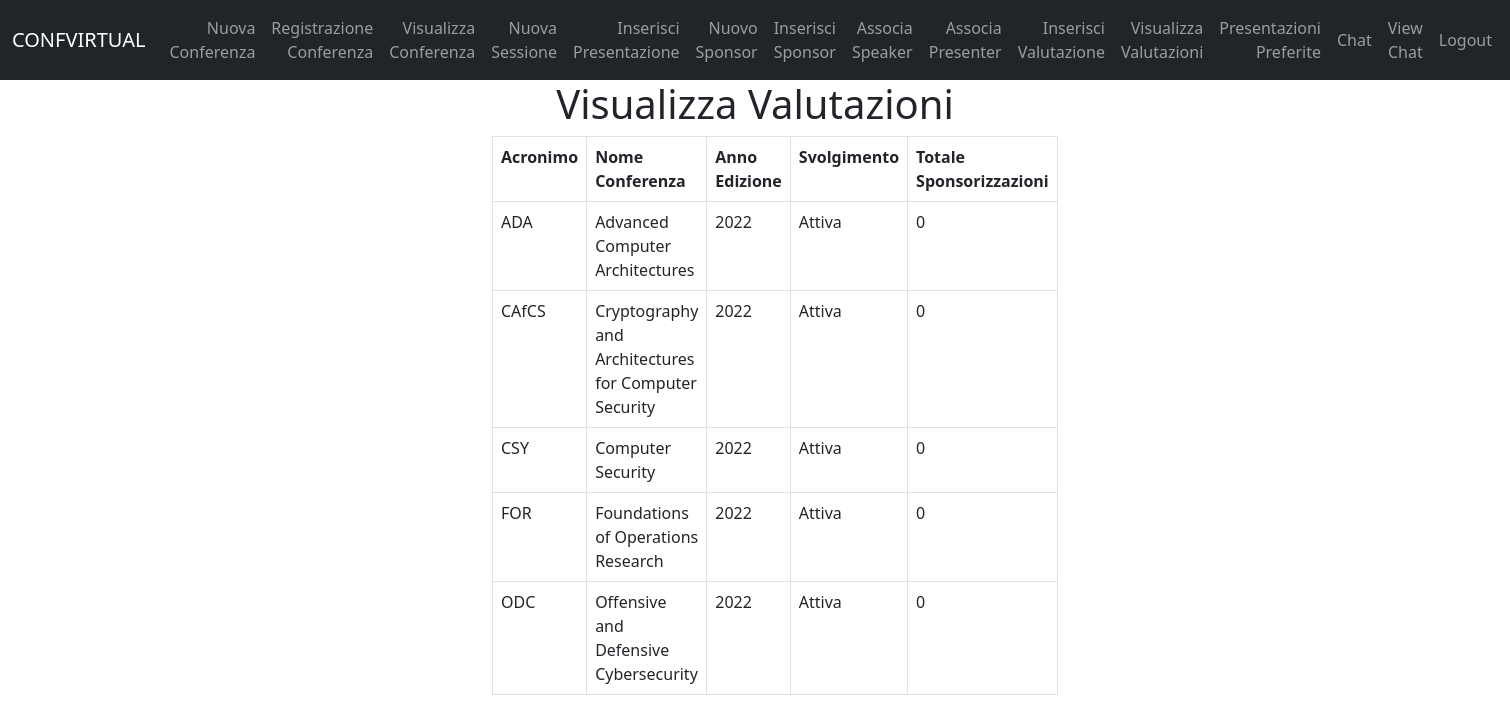
Page /admin_operations/ViewConference.php on the committed database.
### tables this page shows
CREATE TABLE CONFERENZA (
    Nome VARCHAR(200),
    Acronimo VARCHAR(200),
    AnnoEdizione INT,  
    Logo BLOB,
    Svolgimento ENUM("Attiva", "Completata") DEFAULT "Attiva",   
    TotaleSponsorizzazione INT DEFAULT 0,
    PRIMARY KEY(AnnoEdizione, Acronimo)
);

### admin_operations/ViewConference.php (the view, shortened to what this page needs)
<!DOCTYPE html>
<html lang="en">
<head>
    <link href="https://cdn.jsdelivr.net/npm/bootstrap@5.1.3/dist/css/bootstrap.min.css" rel="stylesheet">
</head>
<body>
    <?php include("../admin_operations/NavbarAdmin.php") ?>
    <div class="container">
        <div class="row">
            <div class="col-md-5 mx-auto">
                <div id="first">
                    <div class="myform form">
                        <div class="logo mb-2">
                            <div class="col-md-12 text-center">
                                <h1>Visualizza Valutazioni</h1>
                            </div>
                        </div>
                        <?php
                        try{
                            $con = new PDO('mysql:host=localhost;dbname=confvirtual', $user = 'root', $pass = '');
                            $con -> setAttribute(PDO::ATTR_ERRMODE, PDO::ERRMODE_EXCEPTION);
                            $con -> exec('SET NAMES "utf8"');
                            $query = ("SELECT * FROM CONFERENZA WHERE Svolgimento ='Attiva'");
                        } catch(PDOException $e){
                            echo "Error: " , $e -> getMessage();
                        }
                        ?>
                        <form form name="frmContact" autocomplete="off">
                        <table class="table table-bordered">
                            <tr>
                                <th>Acronimo</th>
                                <th>Nome Conferenza</th>
                                <th>Anno Edizione</th>
                                <th>Svolgimento</th>
                                <th>Totale Sponsorizzazioni</th>
                            </tr>
                            <?php
                            $result = $con->prepare($query);
                            $result -> execute();
                            while ($row = $result->fetch()) {
                            echo "<tr>";
                            echo "<td>".$row['Acronimo']."</td>";
                            echo "<td>".$row['Nome']."</td>";
                            echo "<td>".$row['AnnoEdizione']."</td>";
                            echo "<td>".$row['Svolgimento']."</td>";
                            echo "<td>".$row['TotaleSponsorizzazione']."</td>";
                            echo "</tr>";
                            }
                            ?>
                        </table>
                        </form>
                    </div>
                </div>
            </div>
        </div>
    </div>
</body>
</html>

### admin_operations/NavbarAdmin.php
<nav class="navbar navbar-expand-lg navbar-dark bg-dark">
    <div class="container-fluid">
        <a class="navbar-brand mb-0 h1" href="../admin_operations/Admin.php">CONFVIRTUAL</a>
        <div class="collapse navbar-collapse" id="navbarSupportedContent">
            <ul class="navbar-nav me-auto mb-2 mb-lg-0">
                <li class="nav-item" style="text-align: right;">
                    <a class="nav-link" aria-current="page" href="../admin_operations/NewConference.php">Nuova Conferenza</a>
                </li>
            </ul>
            <div class="collapse navbar-collapse" id="navbarSupportedContent">
                <ul class="navbar-nav me-auto mb-2 mb-lg-0">
                    <li class="nav-item" style="text-align: right;">
                        <a class="nav-link" aria-current="page" href="../admin_operations/ConferenceRegistrationAdmin.php">Registrazione Conferenza</a>
                    </li>
                </ul>
            </div>
            <div class="collapse navbar-collapse" id="navbarSupportedContent">
                    <ul class="navbar-nav me-auto mb-2 mb-lg-0">
                        <li class="nav-item" style="text-align: right;">
                            <a class="nav-link" aria-current="page" href="../admin_operations/ViewConference.php">Visualizza Conferenza</a>
                        </li>
                    </ul>
                </div>
            <div class="collapse navbar-collapse" id="navbarSupportedContent">
                <ul class="navbar-nav me-auto mb-2 mb-lg-0">
                    <li class="nav-item" style="text-align: right;">
                        <a class="nav-link" aria-current="page" href="../admin_operations/NewSession.php">Nuova Sessione</a>
                    </li>
                </ul>
                <div class="collapse navbar-collapse" id="navbarSupportedContent">
                    <ul class="navbar-nav me-auto mb-2 mb-lg-0">
                        <li class="nav-item" style="text-align: right;">
                            <a class="nav-link" aria-current="page" href="../admin_operations/InsertPresentation.php">Inserisci Presentazione</a>
                        </li>
                    </ul>
                </div>
                <div class="collapse navbar-collapse" id="navbarSupportedContent">
                    <ul class="navbar-nav me-auto mb-2 mb-lg-0">
                        <li class="nav-item" style="text-align: right;">
                            <a class="nav-link" aria-current="page" href="../admin_operations/NewSponsor.php">Nuovo Sponsor</a>
                        </li>
                    </ul>
                </div>
                <div class="collapse navbar-collapse" id="navbarSupportedContent">
                    <ul class="navbar-nav me-auto mb-2 mb-lg-0">
                        <li class="nav-item" style="text-align: right;">
                            <a class="nav-link" aria-current="page" href="../admin_operations/InsertSponsor.php">Inserisci Sponsor</a>
                        </li>
                    </ul>
                </div>
                <div class="collapse navbar-collapse" id="navbarSupportedContent">
                    <ul class="navbar-nav me-auto mb-2 mb-lg-0">
                        <li class="nav-item" style="text-align: right;">
                            <a class="nav-link" aria-current="page" href="../admin_operations/SpeakerAssociation.php">Associa Speaker</a>
                        </li>
                    </ul>
                </div>
                <div class="collapse navbar-collapse" id="navbarSupportedContent">
                    <ul class="navbar-nav me-auto mb-2 mb-lg-0">
                        <li class="nav-item" style="text-align: right;">
                            <a class="nav-link" aria-current="page" href="../admin_operations/PresenterAssociation.php">Associa Presenter</a>
                        </li>
                    </ul>
                </div>
                <div class="collapse navbar-collapse" id="navbarSupportedContent">
                    <ul class="navbar-nav me-auto mb-2 mb-lg-0">
                        <li class="nav-item" style="text-align: right;">
                            <a class="nav-link" aria-current="page" href="../admin_operations/InsertValutation.php">Inserisci Valutazione</a>
                        </li>
                    </ul>
                </div>
                <div class="collapse navbar-collapse" id="navbarSupportedContent">
                    <ul class="navbar-nav me-auto mb-2 mb-lg-0">
                        <li class="nav-item" style="text-align: right;">
                            <a class="nav-link" aria-current="page" href="../admin_operations/ViewValutation.php">Visualizza Valutazioni</a>
                        </li>
                    </ul>
                </div>
                <div class="collapse navbar-collapse" id="navbarSupportedContent">
                    <ul class="navbar-nav me-auto mb-2 mb-lg-0">
                        <li class="nav-item" style="text-align: right;">
                            <a class="nav-link" aria-current="page" href="../admin_operations/FavouritePresentation.php">Presentazioni Preferite</a>
                        </li>
                    </ul>
                </div>
            </div>
            <div class="collapse navbar-collapse" id="navbarSupportedContent">
                <ul class="navbar-nav me-auto mb-2 mb-lg-0">
                    <li class="nav-item" style="text-align: right;">
                        <a class="nav-link" aria-current="page" href="../Chat/Chat.php">Chat</a>
                    </li>
                </ul>
            </div>
            <div class="collapse navbar-collapse" id="navbarSupportedContent">
                <ul class="navbar-nav me-auto mb-2 mb-lg-0">
                    <li class="nav-item" style="text-align: right;">
                        <a class="nav-link" aria-current="page" href="../Chat/ViewChat.php">View Chat</a>
                    </li>
                </ul>
            </div>
            <ul class="navbar-nav me-auto mb-2 mb-lg-0">
                <li class="nav-item" style="text-align: right;">
                    <a class="nav-link" aria-current="page" href="../login.php">Logout</a>
                </li>
            </ul>
        </div>
    </div>
</nav>

### rows in the picture
conferenza: Acronimo "ADA", Nome "Advanced Computer Architectures", AnnoEdizione "2022", Svolgimento "Attiva", TotaleSponsorizzazione "0"
conferenza: Acronimo "CAfCS", Nome "Cryptography and Architectures for Computer Security", AnnoEdizione "2022", Svolgimento "Attiva", TotaleSponsorizzazione "0"
conferenza: Acronimo "CSY", Nome "Computer Security", AnnoEdizione "2022", Svolgimento "Attiva", TotaleSponsorizzazione "0"
conferenza: Acronimo "FOR", Nome "Foundations of Operations Research", AnnoEdizione "2022", Svolgimento "Attiva", TotaleSponsorizzazione "0"
conferenza: Acronimo "ODC", Nome "Offensive and Defensive Cybersecurity", AnnoEdizione "2022", Svolgimento "Attiva", TotaleSponsorizzazione "0"
